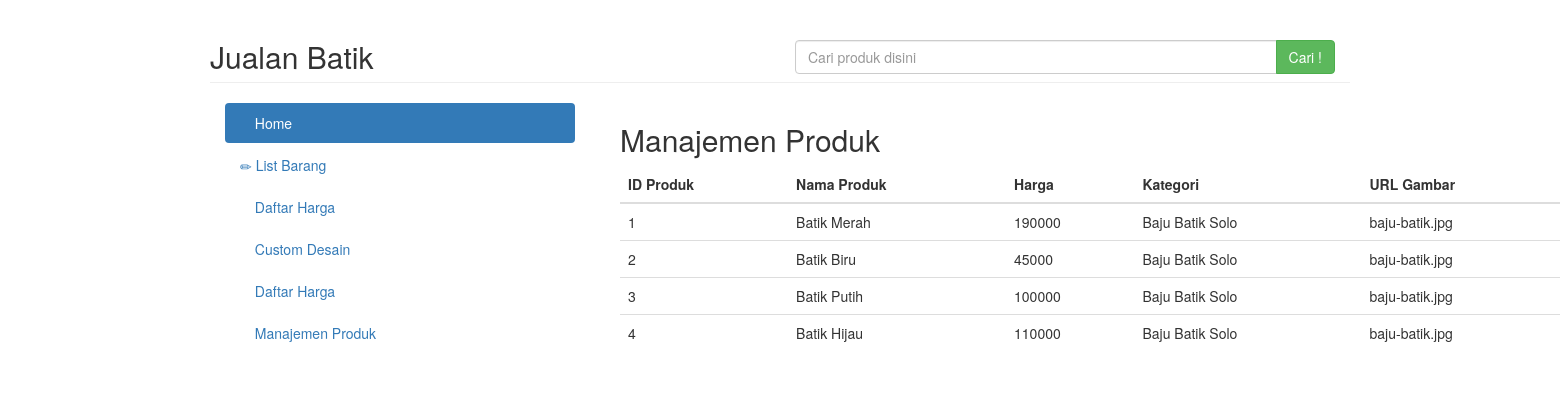
The app's page /?ur=manajemen_store/manajemen_produk with its own data.
### tables this page shows
CREATE TABLE IF NOT EXISTS `produk` (
  `id_produk` int(5) NOT NULL,
  `nama_produk` varchar(50) NOT NULL,
  `harga_produk` varchar(10) NOT NULL,
  `kategori_produk` int(5) NOT NULL,
  `gambar_produk` text NOT NULL
);

CREATE TABLE IF NOT EXISTS `all_kategori` (
  `id_kategori` int(5) NOT NULL,
  `nama_kategori` varchar(50) NOT NULL
);

### manajemen_store/manajemen_produk.php (the view, shortened to what this page needs)
<div class="container">
	<h2>Manajemen Produk</h2>
	<table class="table table-stripped">
		<thead>
			<th>ID Produk</th>
			<th>Nama Produk</th>
			<th>Harga</th>
			<th>Kategori</th>
			<th>URL Gambar</th>
			<tbody>
			<?php
				$sql = "SELECT produk.*, all_kategori.nama_kategori FROM produk INNER JOIN all_kategori ON produk.kategori_produk=all_kategori.id_kategori";
				$exe = mysql_query($sql);
				while($produk=mysql_fetch_array($exe))
				{
			?>
				<tr>
					<td><?php echo $produk[id_produk]; ?></td>
					<td><?php echo $produk[nama_produk]; ?></td>
					<td><?php echo $produk[harga_produk]; ?></td>
					<td><?php echo $produk[nama_kategori]; ?></td>
					<td><?php echo $produk[gambar_produk]; ?></td>
				</tr>
			<?php };
			?>
			</tbody>
		</thead>
	</table>
</div>

### records on screen
produk: id_produk "1", nama_produk "Batik Merah", harga_produk "190000", all_kategori.nama_kategori "Baju Batik Solo", gambar_produk "baju-batik.jpg"
produk: id_produk "2", nama_produk "Batik Biru", harga_produk "45000", all_kategori.nama_kategori "Baju Batik Solo", gambar_produk "baju-batik.jpg"
produk: id_produk "3", nama_produk "Batik Putih", harga_produk "100000", all_kategori.nama_kategori "Baju Batik Solo", gambar_produk "baju-batik.jpg"
produk: id_produk "4", nama_produk "Batik Hijau", harga_produk "110000", all_kategori.nama_kategori "Baju Batik Solo", gambar_produk "baju-batik.jpg"
